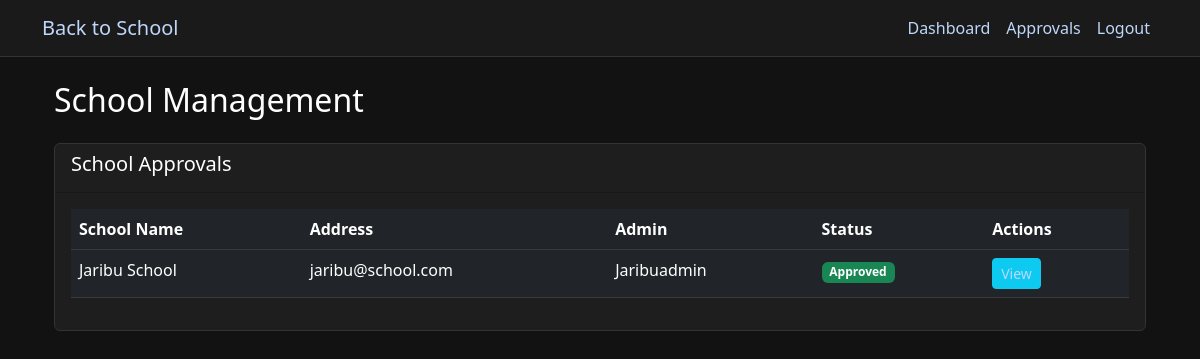
Before: /admin/schools (signed in) with the older database file.
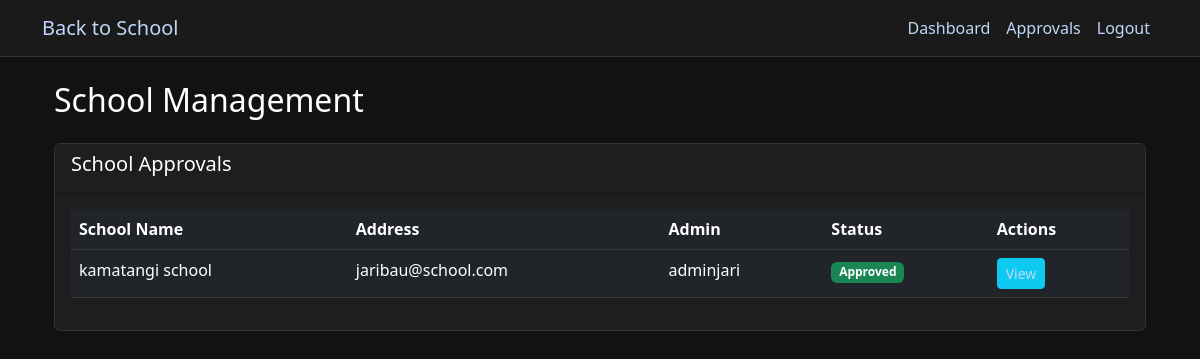
After: the same page with the newer database file.
### app.py (models this page shows, shortened)
class School(db.Model):
    id = db.Column(db.Integer, primary_key=True)
    name = db.Column(db.String(100), nullable=False)
    address = db.Column(db.String(200))
    is_approved = db.Column(db.Boolean, default=False)
    requirements = db.relationship('SchoolRequirement', backref='school', lazy=True)

class User(db.Model):
    id = db.Column(db.Integer, primary_key=True)
    username = db.Column(db.String(80), unique=True, nullable=False)
    email = db.Column(db.String(120), unique=True, nullable=False)
    password_hash = db.Column(db.String(128))
    role = db.Column(db.String(20))  # app_admin, parent, student, school_admin, retailer, donor
    is_approved = db.Column(db.Boolean, default=False)
    created_at = db.Column(db.DateTime, default=datetime.utcnow)
    school_id = db.Column(db.Integer, db.ForeignKey('school.id'))
    school = db.relationship('School', backref='users')
    children = db.relationship(
        'User',
        secondary=parent_student_association,
        primaryjoin=(parent_student_association.c.parent_id == id),
        secondaryjoin=(parent_student_association.c.student_id == id),
        backref=db.backref('parents'),
        lazy='dynamic'
    )

### app.py (the view)
@app.route('/admin/schools')
@role_required(['app_admin'])
def admin_schools():
    schools = School.query.order_by(School.is_approved).all()
    return render_template('admin/schools.html', schools=schools)

### app.py (called while the page is built)
def role_required(roles):
    def decorator(f):
        @wraps(f)
        def decorated_function(*args, **kwargs):
            if 'user_id' not in session:
                flash('Please log in to access this page', 'error')
                return redirect(url_for('login'))
            if session['role'] not in roles:
                flash('You do not have permission to access this page', 'error')
                return redirect(url_for('dashboard'))
            return f(*args, **kwargs)
        return decorated_function
    return decorator

@app.context_processor
def inject_current_user():
    if 'user_id' in session:
        user = db.session.get(User, session['user_id'])
        return {'current_user': user}
    return {'current_user': None}

@app.context_processor
def inject_cart_item_count():
    if 'user_id' in session and session['role'] in ['parent', 'student']:
        user = db.session.get(User, session['user_id'])
        cart = user.carts[0] if user.carts else None
        if cart and cart.items:
            return {'cart_item_count': len(cart.items)}
    return {'cart_item_count': 0}

### templates/admin/schools.html (shortened to what this page needs)
{% extends "base.html" %}
{% block content %}
<div class="container">
    <h2 class="mb-4">School Management</h2>
    <div class="card">
        <div class="card-header">
            <h5>School Approvals</h5>
        </div>
        <div class="card-body">
            <div class="table-responsive">
                <table class="table table-dark">
                    <thead>
                        <tr>
                            <th>School Name</th>
                            <th>Address</th>
                            <th>Admin</th>
                            <th>Status</th>
                            <th>Actions</th>
                        </tr>
                    </thead>
                    <tbody>
                        {% for school in schools %}
                        <tr>
                            <td>{{ school.name }}</td>
                            <td>{{ school.address }}</td>
                            <td>
                                {% if school.users %}
                                    {{ school.users[0].username }}
                                {% else %}
                                    No admin
                                {% endif %}
                            </td>
                            <td>
                                <span class="badge bg-{{ 'success' if school.is_approved else 'warning' }}">
                                    {{ 'Approved' if school.is_approved else 'Pending' }}
                                </span>
                            </td>
                            <td>
                                <a href="#" class="btn btn-sm btn-info">View</a>
                            </td>
                        </tr>
                        {% endfor %}
                    </tbody>
                </table>
            </div>
        </div>
    </div>
</div>
{% endblock %}

Changed rows visible on the page:
changed School "Approved": name "Jaribu School" → "kamatangi school"; address "jaribu@school.com" → "jaribau@school.com"; username "Jaribuadmin" → "adminjari"
